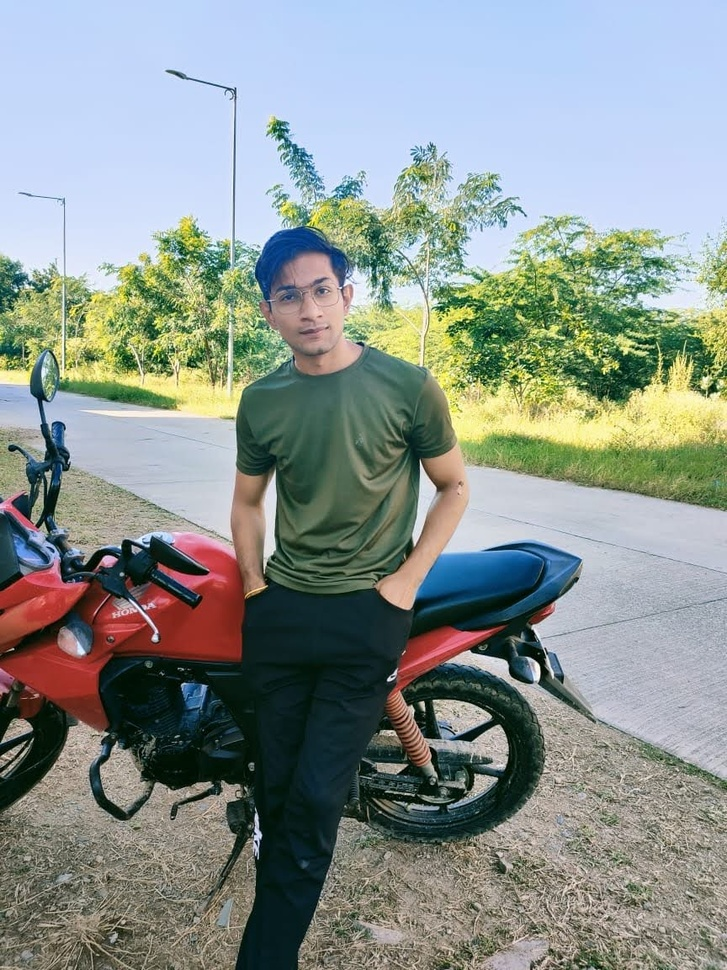
#> input picture MINI_OpenCV_projects/Color detection/nick.jpg, 727 x 970 px, shrunk from 864 x 1152 before the run, found by its file name
$ python 'image Rotation.py'
#> lines starting #> are read from the running program, lines starting #| are printed output that depends on the picture
import cv2
import numpy as np

img = cv2.imread('nick.jpg')
#> img is the input picture: shape (970, 727, 3); mean B, G, R 142.3, 147.2, 138.1


height, width = img.shape[:2]
#> height = 970; width = 727

rotation_matrix = cv2.getRotationMatrix2D((width/2, height/2), 180, .8)
rotated_image =  cv2.warpAffine(img, rotation_matrix, (width, height))
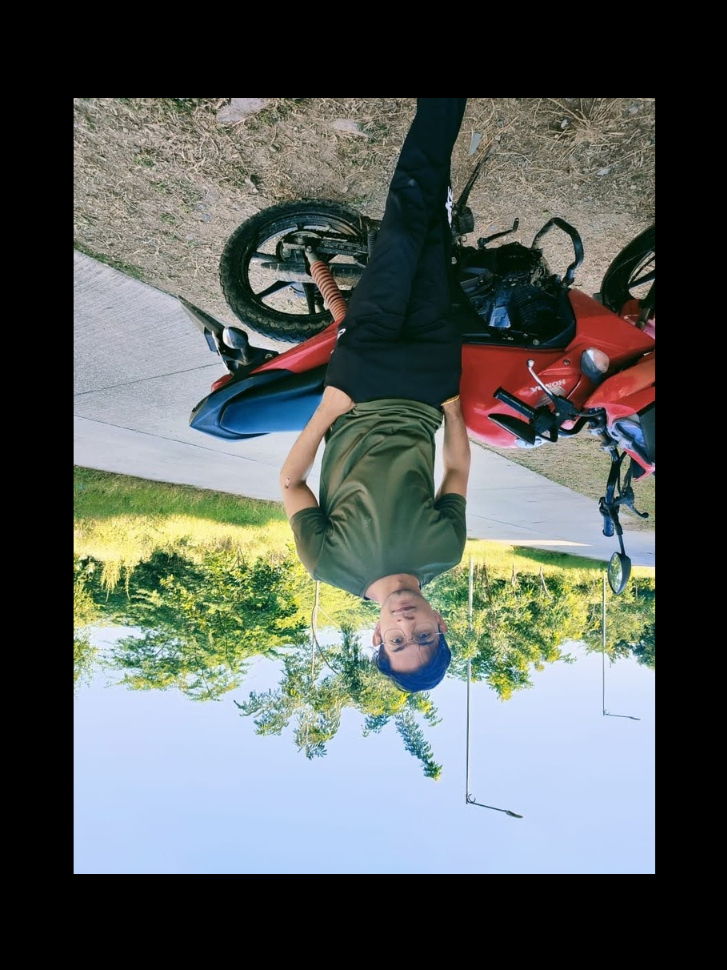
#> rotated_image: shape (970, 727, 3); mean B, G, R 91.1, 94.2, 88.4

cv2.imshow('Rotated Image', rotated_image)
cv2.imshow('Original Image', img)


cv2.waitKey(0)
cv2.destroyAllWindows()

$ run again, with MINI_OpenCV_projects/Color detection/colorpic.jpg copied over MINI_OpenCV_projects/Color detection/nick.jpg
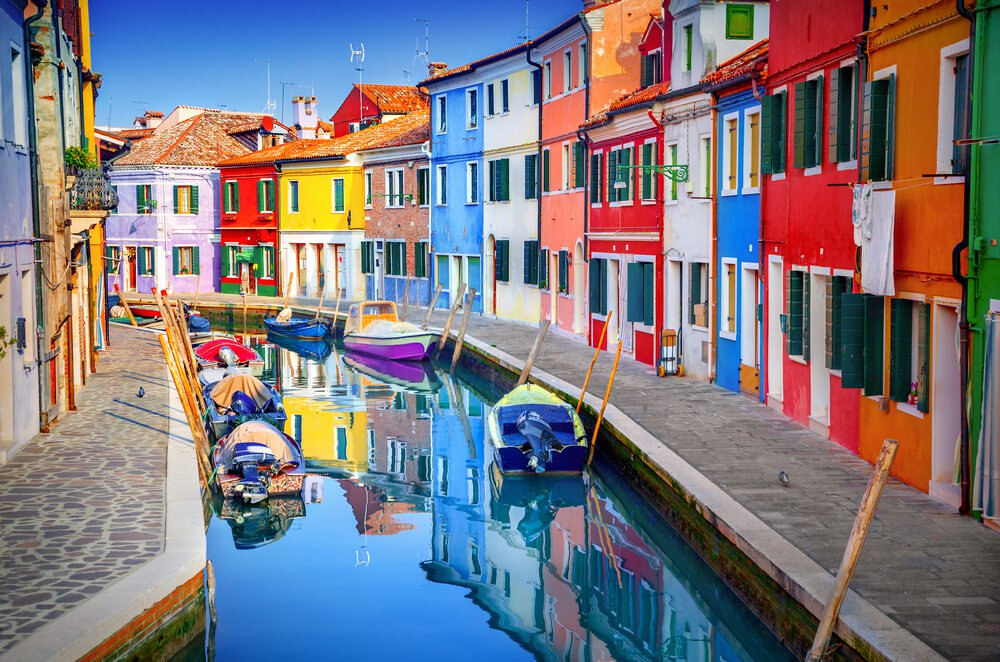
#> input picture MINI_OpenCV_projects/Color detection/colorpic.jpg, 1000 x 662 px, found by its file name
#> img is the input picture: shape (662, 1000, 3); mean B, G, R 127.2, 120.1, 124.8
#> `rotated_image =  cv2.warpAffine(img, rotation_matrix, (width, height))`:
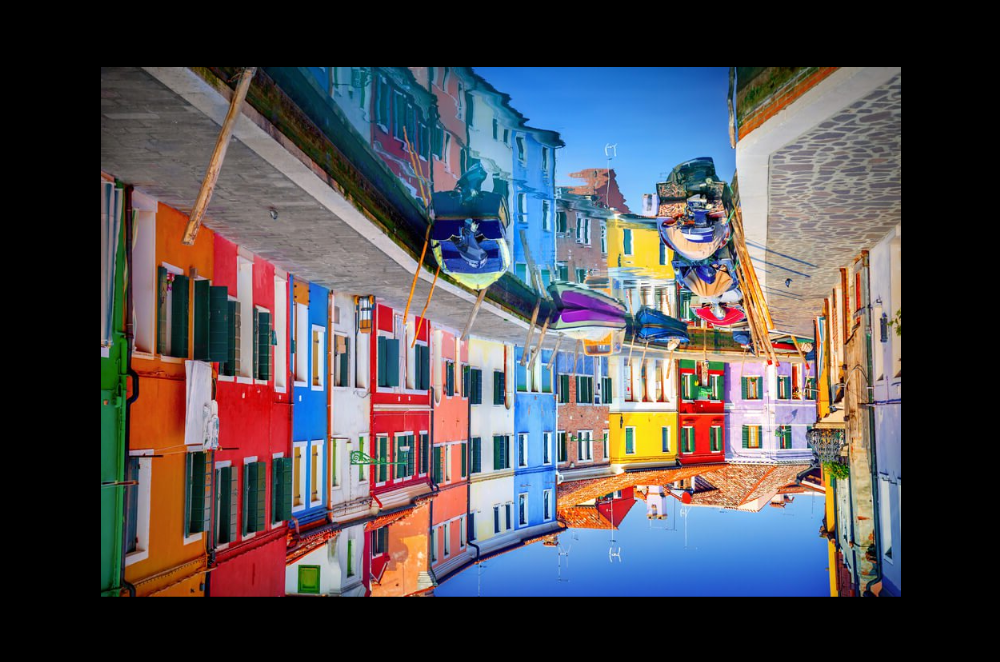
#> rotated_image: shape (662, 1000, 3); mean B, G, R 81.5, 77, 80
